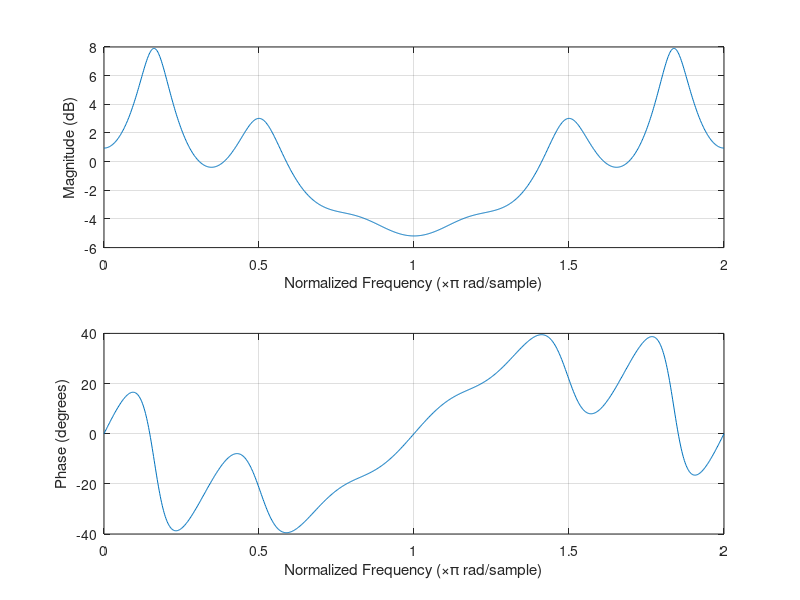
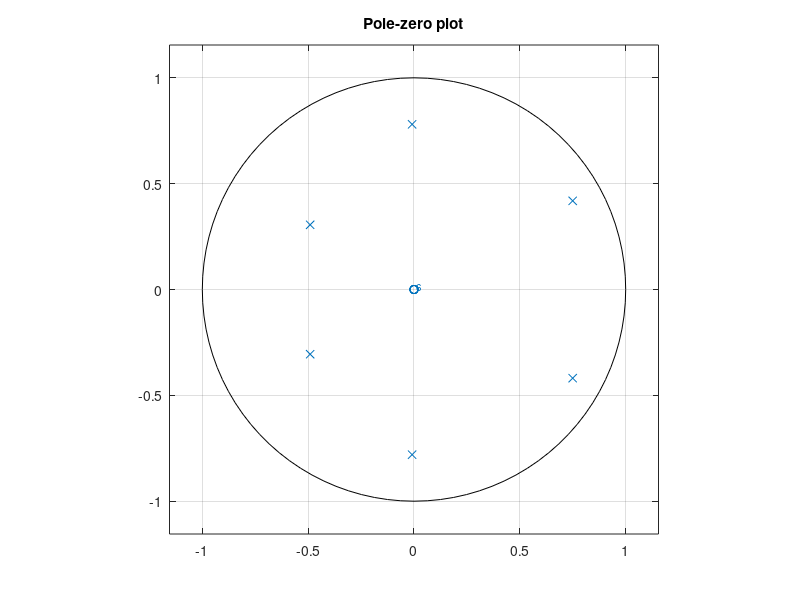

These figures' MATLAB source, in order:
b = 1;
a = [1 -0.5 0.2 -0.1 0.007 0.14 0.15];
figure;
n = 1001;
freqz(b,a,n,"whole");
figure;
zplane(b,a);
title('Pole-zero plot');
grid on;